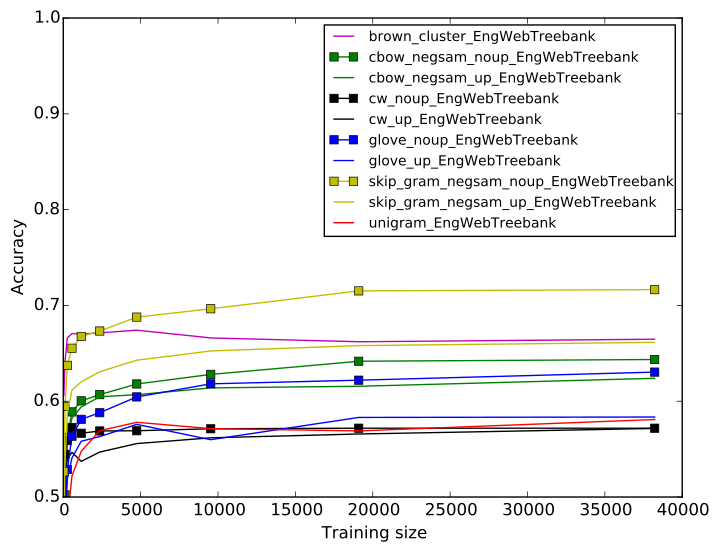

Here is the Python script that generated this plot:
#!/usr/bin/python
from pylab import *
from natsort import natsorted
import re
import os
import glob
import array
import fnmatch
import numpy as np
import sys, getopt
import matplotlib.pyplot as plt

try:
	opts, args = getopt.getopt(sys.argv[1:],"hi:o:",["ifolder=","ofile="])
except getopt.GetoptError:
	print 'script.py -i <inputfolder> -o <outputfile>'
	sys.exit(2)
for opt, arg in opts:
	if opt == '-h':
		print 'XX.py -i <inputfolder> -o <outputfile>'
		sys.exit()
	elif opt in ("-i", "--ifolder"):
		inputfolder = arg
	elif opt in ("-o", "--ofile"):
        	outputfile = arg

print 'Input folder is:', inputfolder
print 'Output file is:', outputfile

x = []
y = []
xv = []
yv = []
color = 'r'
label = ''
marker = ''
linestyle = '-'
noupMarker = 's'
walk_dir = inputfolder
legParams = {'legend.fontsize': 10}

alist_filter = ['brown_cluster_v4000_best.txt', 
	'cbow_negsam_noupdated_best.txt', 
	'cbow_negsam_updated_incretuneparam.txt', 
	'cw_noupdated_best.txt', 
	'cw_updated_incretuneparam.txt', 
	'unigram_best.txt', 
	'glove_noupdated_best.txt', 
	'glove_updated_incretuneparam.txt', 
	'skip_gram_negsam_noupdated_best.txt', 
	'skip_gram_negsam_updated_incretuneparam.txt']

# Walk into directories in filesystem
# Ripped from os module and slightly modified
# for alphabetical sorting
#
def sortedWalk(top, topdown=True, onerror=None):
    from os.path import join, isdir, islink
 
    names = os.listdir(top)
    names.sort()
    dirs, nondirs = [], []
 
    for name in names:
        if isdir(os.path.join(top, name)):
            dirs.append(name)
        else:
            nondirs.append(name)
 
    if topdown:
        yield top, dirs, nondirs
    for name in dirs:
        path = join(top, name)
        if not os.path.islink(path):
            for x in sortedWalk(path, topdown, onerror):
                yield x
    if not topdown:
        yield top, dirs, nondirs

for root, subdirs, files in sortedWalk(walk_dir):
	#print('--\nroot = ' + root)
	for subdir in sorted(subdirs):
		print('\t- subdirectory ' + subdir)		
	for filename in files:  		  		
		if filename in alist_filter:
			if re.match("unigram_best.txt", filename): 
				color='r'
				label = "unigram" 
			if re.match("glove_noupdated_best.txt", filename):
				color='b'
				marker = noupMarker
				label = "glove_noup"
			if re.match("glove_updated_incretuneparam.txt", filename):					
				color='b'
				label = "glove_up"
			elif re.match("cbow_negsam_noupdated_best.txt", filename):
				color='g'
				marker = noupMarker
				label = "cbow_negsam_noup"
			elif re.match("cbow_negsam_updated_incretuneparam.txt", filename): 
				color='g'
				label = "cbow_negsam_up"
			elif re.match("skip_gram_negsam_noupdated_best.txt", filename):
				color='y'
				marker = noupMarker
				label = "skip_gram_negsam_noup"
			elif re.match("skip_gram_negsam_updated_incretuneparam.txt", filename): 
				color='y'
				label = "skip_gram_negsam_up"
			elif re.match("cw_updated_incretuneparam.txt", filename): 
				color='k'
				label =  "cw_up"
			elif re.match("cw_noupdated_best.txt", filename):
				color='k'
				marker = noupMarker
				label = "cw_noup"
			elif re.match("brown_cluster_v4000_best.txt", filename): 
				color='m'
				label = "brown_cluster"					
			filePath = os.path.join(root, filename)
			print('\t- file %s (full path: %s)' % (filename, filePath))
			with open(filePath, 'rb') as f:
			        lines = f.readlines()
				f.close	
				# check the column title
				titleLine = lines[0]
				t = titleLine.split()				
				print('column title:', t[177])		# out of domain EngWebTreebank_out-of-vocabulary_Accuracy
				#print('column title 2:', t[274])	# in domain WSJ_out-of-vocabulary_Accuracy
				# skip the first row with the titles
				for line in lines[1:]: 
					p = line.split()	
					x.append(float(p[0]))				
					y.append(float(p[177]))
				#	z.append(float(p[274]))
				# convert to numpy array
				print('x ', x)						
				print('y ', y)			
				#print('z', z) 
				xv = np.array(x)
				yv = np.array(y)
				#zv = np.array(z)
				plt.plot(xv, yv, label = label + '_' + t[177].replace('_out-of-vocabulary_Accuracy', ''), linestyle=linestyle, marker=marker, color=color)					
				#plt.plot(xv, zv, label = label + '_' + t[274].replace('_out-of-vocabulary_Accuracy', ''))		
				x = []
				y = []
				z = []
				xv = []
				yv = []
				#zv = []
				label = ''
				marker = ''
plt.ylim([.5,1])
plt.xlabel('Training size')
plt.ylabel('Accuracy')

plt.rcParams.update(legParams)
plt.legend(loc='best')
savefig(outputfile, bbox_inches='tight')
#plt.show()
